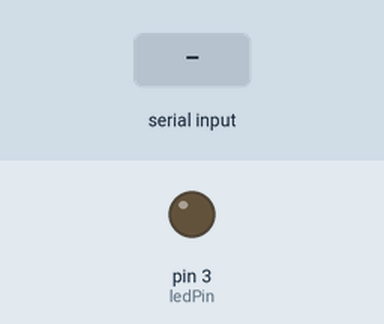
Simulated run of this sketch. Board: Arduino Mega 2560, built with avr-gcc and run on an emulated ATmega2560. Parts: output pins drawn as LEDs (lit = HIGH). The inputs (shaded band) are chosen by the test bench. What the sketch prints to the serial monitor is not drawn.

Above: at 1.2 s.
1.3 s: "<90,45>" received over Serial
3.2 s: "<90,45>" received over the second serial link
At 3.5 s:
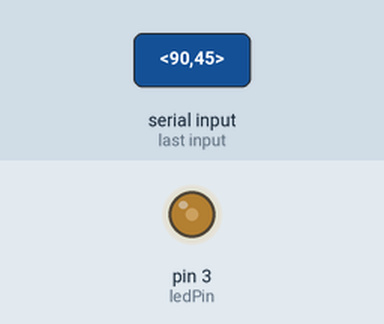
4.7 s: "<30,150>" received over the second serial link
At 5.9 s:
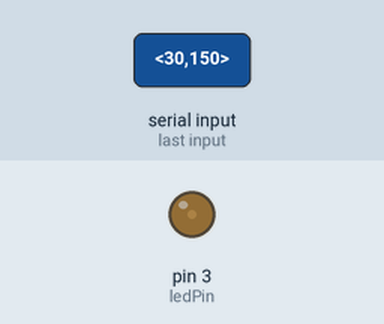
6.2 s: "<200>" received over the second serial link
At 6.8 s:
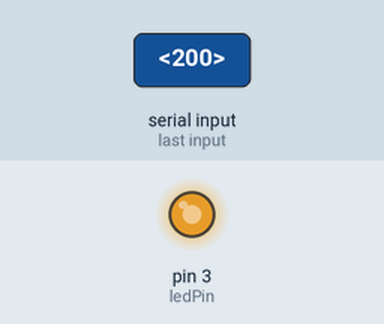
7.7 s: "<90>" received over the second serial link
At 8.9 s:
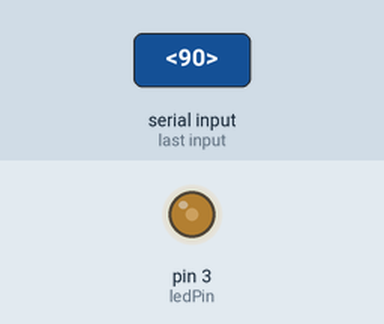
Timing chart, 0 to 10.2 s (numbered marks = the images above; inputs shaded):
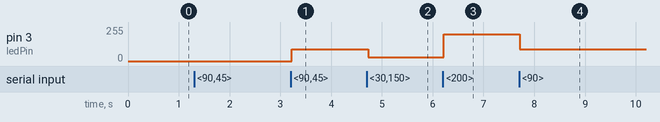

The sketch:

rx.ino
```cpp
// (licence header left out)
//Constants
const int ledPin = 3; //Led to Arduino pin 3 (PWM)

//Variables
bool started= false;//True: Message is strated
bool ended  = false;//True: Message is finished
char incomingByte ; //Variable to store the incoming byte
char msg[3];    //Message - array from 0 to 2 (3 values - PWM - e.g. 240)
byte index;     //Index of array

void setup() {

  //Start the serial communication
  Serial.begin(9600); //Baud rate must be the same as is on xBee module
  pinMode(ledPin, OUTPUT);
  Serial1.begin(9600);
}

void loop() {

  while (Serial.available()>0){
    //Read the incoming byte
    incomingByte = Serial1.read();
    //Start the message when the '<' symbol is received
    Serial.println(incomingByte);
    if(incomingByte == '<')
    {
     started = true;
     index = 0;
     msg[index] = '\0'; // Throw away any incomplete packet
   }
   //End the message when the '>' symbol is received
   else if(incomingByte == '>')
   {
     ended = true;
     break; // Done reading - exit from while loop!
   }
   //Read the message!
   else
   {
     if(index < 4) // Make sure there is room
     {
       msg[index] = incomingByte; // Add char to array
       index++;
       msg[index] = '\0'; // Add NULL to end
     }
   }
 }

 if(started && ended)
 {
   int value = atoi(msg);
   analogWrite(ledPin, value);
   //Serial.println(value); //Only for debugging
   index = 0;
   msg[index] = '\0';
   started = false;
   ended = false;
 }

}
```

Measured:
- after the input at 3.2 s, pin 3 (ledPin): 0/255 → 90/255 at once
- after the input at 4.7 s, pin 3 (ledPin): 90/255 → 30/255 at once
- after the input at 6.2 s, pin 3 (ledPin): 30/255 → 200/255 at once
- after the input at 7.7 s, pin 3 (ledPin): 200/255 → 90/255 at once
